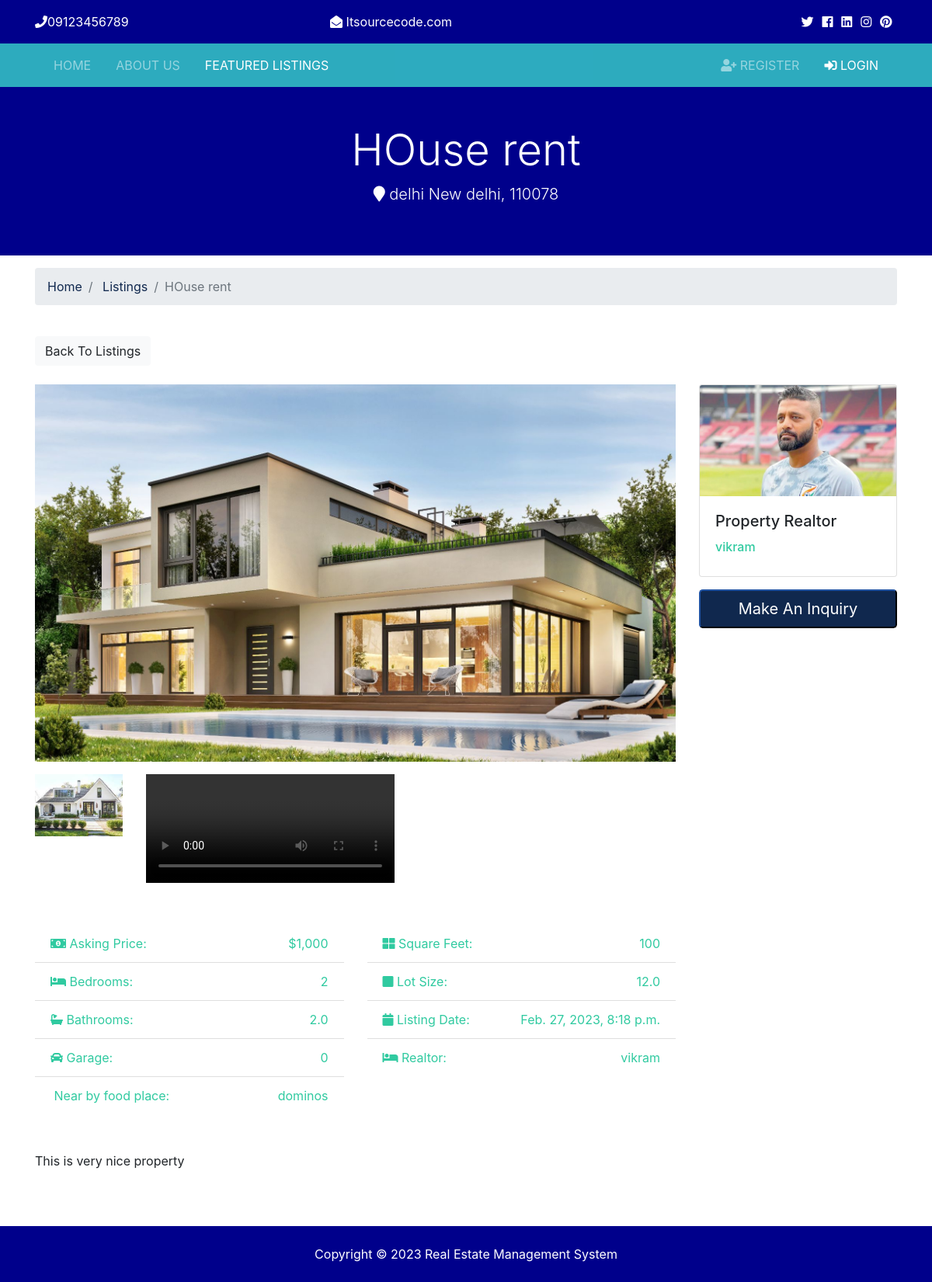
Page /listings/1 on the committed database.
### listings/models.py (models this page shows, shortened)
class Listing(models.Model):
    realtor = models.ForeignKey(Realtor, on_delete=models.DO_NOTHING)
    title = models.CharField(max_length=200)
    address = models.CharField(max_length=200)
    city = models.CharField(max_length=100)
    state = models.CharField(max_length=100)
    zipcode = models.CharField(max_length=20)
    description = models.TextField(blank=True)
    price = models.IntegerField()
    bedrooms = models.IntegerField()
    bathrooms = models.DecimalField(max_digits=2, decimal_places=1)
    garage = models.IntegerField(default=0)
    sqft = models.IntegerField()
    nearByFoodPlace = models.BooleanField(default=False)
    WhichFoodPlace = models.CharField(max_length=100,blank=True)
    lot_size = models.DecimalField(max_digits=5, decimal_places=1)
    photo_main = models.ImageField(upload_to='photos/%Y/%m/%d/')
    photo_1 = models.ImageField(upload_to='photos/%Y/%m/%d/', blank=True)
    photo_2 = models.ImageField(upload_to='photos/%Y/%m/%d/', blank=True)
    photo_3 = models.ImageField(upload_to='photos/%Y/%m/%d/', blank=True)
    photo_4 = models.ImageField(upload_to='photos/%Y/%m/%d/', blank=True)
    photo_5 = models.ImageField(upload_to='photos/%Y/%m/%d/', blank=True)
    photo_6 = models.ImageField(upload_to='photos/%Y/%m/%d/', blank=True)
    video = models.FileField(upload_to='video/%Y/%m/%d/', blank=True)
    is_published = models.BooleanField(default=True)
    list_date = models.DateTimeField(default=datetime.now, blank=True)

### realtors/models.py (models this page shows)
class Realtor(models.Model):
    name = models.CharField(max_length=200)
    photo = models.ImageField(upload_to='photos/%Y/%m/%d')
    description = models.TextField(blank=True)
    phone = models.CharField(max_length=20)
    email = models.CharField(max_length=50)
    is_mvp = models.BooleanField(default=False)
    hire_date = models.DateTimeField(default=datetime.now, blank=True)
    def __str__(self):
        return self.name

### listings/views.py (the view)
# urls.py: path('<int:listing_id>', views.listing, name='listing'),
def listing(request, listing_id):
    listing = get_object_or_404(Listing, pk=listing_id)
    context = {
        'listing': listing
    }
    return render(request, 'listings/listing.html', context)

### templates/listings/listing.html (shortened to what this page needs)
{% extends 'base.html' %}
{% load humanize %}
{% block content %}
<section id="" class="py-5 text-white" style="background-color:darkblue;">
        <div class="container">
          <div class="row text-center">
            <div class="col-md-12">
              <h1 class="display-4">{{ listing.title }}</h1>
              <p class="lead">
                <i class="fas fa-map-marker"></i> {{ listing.city }} {{ listing.state }}, {{ listing.zipcode }}</p>
            </div>
          </div>
        </div>
      </section>
      <section id="bc" class="mt-3">
        <div class="container">
          <nav>
            <ol class="breadcrumb">
              <li class="breadcrumb-item">
                <a href="{% url 'index' %}">Home</a>
              </li>
              <li class="breadcrumb-item">
                <a href="{% url 'listings' %}">Listings</a>
              </li>
              <li class="breadcrumb-item active">{{ listing.title }}</li>
            </ol>
          </nav>
        </div>
      </section>
      <section id="listing" class="py-4">
        <div class="container">
          <a href="{% url 'listings' %}" class="btn btn-light mb-4">Back To Listings</a>
          <div class="row">
            <div class="col-md-9">
              <img src="{{ listing.photo_main.url }}" alt="" class="img-main img-fluid mb-3">
              <div class="row mb-5 thumbs">
                {% if listing.photo_5 %}
                <div class="col-md-2">
                  <a href="{{ listing.photo_5.url }}" data-lightbox="home-images">
                    <img src="{{ listing.photo_5.url }}" alt="" class="img-fluid">
                  </a>
                </div>{% endif %}
                {% if listing.video %}
                <div class="col-md-2">
                  <a href="{{ listing.video.url }}" data-lightbox="home-images">
                    <video width="320" height="140" controls>
                    <source src="{{ listing.video.url }}" alt="video is loading" class="img-fluid">
                    </video>
                  </a>
                </div>
                {% endif %}
              </div>
              <div class="row mb-5 fields">
                <div class="col-md-6">
                  <ul class="list-group list-group-flush">
                    <li class="list-group-item text-secondary">
                      <i class="fas fa-money-bill-alt"></i> Asking Price:
                      <span class="float-right">${{ listing.price | intcomma}}</span>
                    </li>
                    <li class="list-group-item text-secondary">
                      <i class="fas fa-bed"></i> Bedrooms:
                      <span class="float-right">{{ listing.bedrooms }}</span>
                    </li>
                    <li class="list-group-item text-secondary">
                      <i class="fas fa-bath"></i> Bathrooms:
                      <span class="float-right">{{ listing.bathrooms }}</span>
                    </li>
                    <li class="list-group-item text-secondary">
                      <i class="fas fa-car"></i> Garage:
                      <span class="float-right">{{ listing.garage }}
                      </span>
                    </li>
                    <li class="list-group-item text-secondary">
                       Near by food place:
                      <span class="float-right">{{ listing.WhichFoodPlace }}
                      </span>
                    </li>
                  </ul>
                </div>
                <div class="col-md-6">
                  <ul class="list-group list-group-flush">
                    <li class="list-group-item text-secondary">
                      <i class="fas fa-th-large"></i> Square Feet:
                      <span class="float-right">{{ listing.sqft }}</span>
                    </li>
                    <li class="list-group-item text-secondary">
                      <i class="fas fa-square"></i> Lot Size:
                      <span class="float-right">{{ listing.lot_size }}
                      </span>
                    </li>
                    <li class="list-group-item text-secondary">
                      <i class="fas fa-calendar"></i> Listing Date:
                      <span class="float-right">{{ listing.list_date }}</span>
                    </li>
                    <li class="list-group-item text-secondary">
                      <i class="fas fa-bed"></i> Realtor:
                      <span class="float-right">{{ listing.realtor }}
                      </span>
                    </li>
                  </ul>
                </div>
              </div>
              <div class="row mb-5">
                <div class="col-md-12">
                    {{ listing.description }}
                </div>
              </div>
            </div>
            <div class="col-md-3">
              <div class="card mb-3">
                <img class="card-img-top" src="{{ listing.realtor.photo.url }}" alt="">
                <div class="card-body">
                  <h5 class="card-title">Property Realtor</h5>
                  <h6 class="text-secondary">{{ listing.realtor }}</h6>
                </div>
              </div>
              <button class="btn-primary btn-block btn-lg" data-toggle="modal" data-target="#inquiryModal">Make An Inquiry</button>
            </div>
          </div>
        </div>
      </section>
{% endblock %}

### templates/base.html (shortened to what this page needs)
{% load static %}
<!DOCTYPE html>
<html lang="en">
  <head>
    <link rel="stylesheet" href="{% static 'css/all.css' %}" />
    <link rel="stylesheet" href="{% static 'css/bootstrap.css' %}" />
    <link rel="stylesheet" href="{% static 'css/style.css' %}" />
    <link rel="stylesheet" href="{% static 'css/lightbox.min.css' %}" />
  </head>
  <body>
    {% include 'partials/_topbar.html' %}
    {% include 'partials/_navbar.html' %}
    {% block content %} {% endblock %}
    {% include 'partials/_footer.html' %}
  </body>
</html>

### templates/partials/_topbar.html
<section id="" class="p-3 text-white" style="background-color:darkblue;">
  <div class="container">
    <div class="row">
      <div class="col-md-4"><i class="fas fa-phone"></i>09123456789</div>
      <div class="col-md-4">
        <i class="fas fa-envelope-open"></i> Itsourcecode.com
      </div>
      <div class="col-md-4">
        <div class="social text-right">
          <a href="#"> <i class="fab fa-twitter text-white"></i> </a>
          <a href="#"> <i class="fab fa-facebook text-white"></i> </a>
          <a href="#"> <i class="fab fa-linkedin text-white"></i> </a>
          <a href="#"> <i class="fab fa-instagram text-white"></i> </a>
          <a href="#"> <i class="fab fa-pinterest text-white"></i> </a>
        </div>
      </div>
    </div>
  </div>
</section>

### templates/partials/_navbar.html (shortened to what this page needs)
{% load static %}
<nav class="navbar navbar-expand-lg navbar-dark bg-info sticky-top">
  <div class="container">
    <div class="collapse navbar-collapse" id="navbarNavAltMarkup">
      <ul class="navbar-nav">
        <li
          {% if '/' == request.path %}
            class="nav-item active mr-3"
          {% else %}
            class="nav-item mr-3"
          {% endif %}
        >
          <a class="nav-link" href="{% url 'index' %}">Home</a>
        </li>
        <li
          {% if 'about' in request.path %}
            class="nav-item active mr-3"
          {% else %}
            class="nav-item mr-3"
          {% endif %}
        >
          <a class="nav-link" href="{% url 'about' %}">About Us</a>
        </li>
        <li
          {% if 'listings' in request.path %}
            class="nav-item active mr-3"
          {% else %}
            class="nav-item mr-3"
          {% endif %}
        >
          <a class="nav-link" href="{% url 'listings' %}">Featured Listings</a>
        </li>
      </ul>
      <ul class="navbar-nav ml-auto">
        {% if user.is_authenticated %}
          <li
          {% if 'dashboard' in request.path %}
            class="nav-item active mr-3"
          {% else %}
            class="nav-item mr-3"
          {% endif %}
          >
            <a class="nav-link" href="{% url 'dashboard' %}">
              <i class="fas fa-cogs"></i> Welcome {{ user.username }}</a
            >
          </li>
          <li class="nav-item mr-3">
            <a href="javascript:{document.getElementById('logout').submit()}"
            class="nav-link">
              <i class="fas fa-sign-out-alt">Logout</i>
            </a>
            <form action="{% url 'logout' %}" method="POST" id="logout">
              {% csrf_token %}
              <input type="hidden">
            </form>
          </li>
        {% else %}
          <li
          {% if 'register' in request.path %}
            class="nav-item active mr-3"
          {% else %}
            class="nav-item mr-3"
          {% endif %}
          >
            <a class="nav-link" href="{% url 'register' %}">
              <i class="fas fa-user-plus"></i> Register</a
            >
          </li>
          <li
            {% if 'listings' in request.path %}
              class="nav-item active mr-3"
            {% else %}
              class="nav-item mr-3"
            {% endif %}
          >
            <a class="nav-link" href="{% url 'login' %}">
              <i class="fas fa-sign-in-alt"></i>
              Login</a
            >
          </li>
        {% endif %}
      </ul>
    </div>
  </div>
</nav>

### templates/partials/_footer.html
<footer id="" class="py-4 text-white text-center" style="background-color:darkblue;">
  Copyright &copy; <span class="year"></span> Real Estate Management System
</footer>

### btre/static/css/all.css (style rules this page uses)
.fa, .fas, .far, .fal, .fab { -moz-osx-font-smoothing: grayscale; -webkit-font-smoothing: antialiased; display: inline-block; font-style: normal; font-variant: normal; text-rendering: auto; line-height: 1; }
.fa-bath:before { content: "\f2cd"; }
.fa-bed:before { content: "\f236"; }
.fa-calendar:before { content: "\f133"; }
.fa-car:before { content: "\f1b9"; }
.fa-envelope-open:before { content: "\f2b6"; }
.fa-facebook:before { content: "\f09a"; }
.fa-instagram:before { content: "\f16d"; }
.fa-linkedin:before { content: "\f08c"; }
.fa-map-marker:before { content: "\f041"; }
.fa-money-bill-alt:before { content: "\f3d1"; }
.fa-phone:before { content: "\f095"; }
.fa-pinterest:before { content: "\f0d2"; }
.fa-sign-in-alt:before { content: "\f2f6"; }
.fa-square:before { content: "\f0c8"; }
.fa-th-large:before { content: "\f009"; }
.fa-twitter:before { content: "\f099"; }
.fa-user-plus:before { content: "\f234"; }
.fab { font-family: 'Font Awesome 5 Brands'; }
.fa, .fas { font-family: 'Font Awesome 5 Free'; font-weight: 900; }

### btre/static/css/style.css (style rules this page uses)
img { width: 100%; }
.navbar { opacity: 0.9; text-transform: uppercase; }
.social a { margin-right: 0.4rem; }

### rows in the picture
Listing: title "HOuse rent", city "delhi", state "New delhi", zipcode "110078", photo_main (picture), photo_5 (picture), price "1,000", bedrooms "2", bathrooms "2.0", garage "0", WhichFoodPlace "dominos", sqft "100", lot_size "12.0", list_date "Feb. 27, 2023, 8:18 p.m.", realtor "vikram", description "This is very nice property", realtor.photo (picture)
